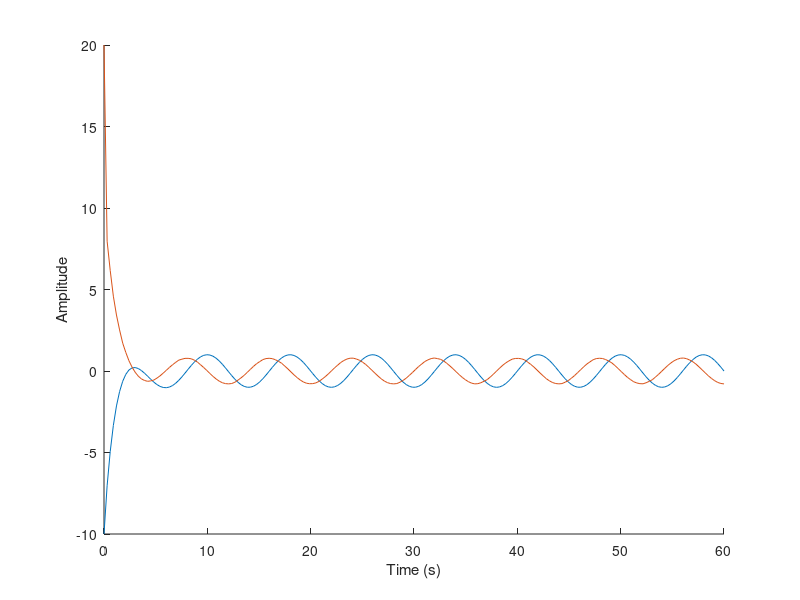

This chart was generated by the following MATLAB code: (Note: this script raises an error after producing the figure.)
function ejercicio_8()
to=0; % start time
tf=60; % end time
t=linspace(to,tf,200);
xo(1)=-10; % initial condition
xo(2)=20;
global fileID
fileID = fopen('datos8.txt','w');
options1=odeset('RelTol',0.01);
[t,x] = ode23(@(t,x)nonlinear(t,x),t,xo,options1);
%[T,Y] = ode45(@(t,y) test(t,y,b), tspan, y0);  % One comma removed
fclose(fileID);
xlabel('Time (s)')
ylabel('Amplitude')
hold on
plot(t,x(:,1))
plot(t,x(:,2))
plot(t,u,'y')
legend('x1','x2', 'u');
grid
function [xdot] = nonlinear(t,x)
% nonlinear model to integrate with ODE45
% parameters
% deslizante control
global fileID
%a=-2+4*rand;
a=0;%Valor medio
eta=1;%valor eta mayor que cero
w=0.25*pi;
xd=sin(w*t);
xd1=cos(w*t)*w;
xd2=-sin(w*t)*w^2;
lamda=1;
F=x(2)*abs(x(2));
k=F+eta;
s=x(2)-xd1+lamda*(x(1)-xd);%Superficie deslizante 
u=(xd2-lamda*(x(2)-xd1)-k*sign(s));
xdot=[x(2);a*x(2)*abs(x(2))+u];
fprintf(fileID,'%10.6f %10.6f %10.6f %10.6f %10.6f \n',t,u,x(1),x(2),xd);